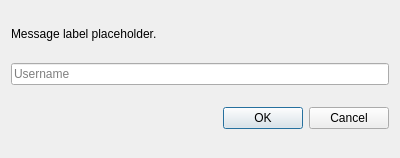
<?xml version="1.0" encoding="UTF-8"?>
<ui version="4.0">
 <class>ChooseOfflineNameDialog</class>
 <widget class="QDialog" name="ChooseOfflineNameDialog">
  <property name="geometry">
   <rect>
    <x>0</x>
    <y>0</y>
    <width>400</width>
    <height>158</height>
   </rect>
  </property>
  <property name="windowTitle">
   <string>Choose Offline Name</string>
  </property>
  <layout class="QVBoxLayout" name="verticalLayout">
   <item>
    <widget class="QLabel" name="label">
     <property name="sizePolicy">
      <sizepolicy hsizetype="Fixed" vsizetype="Fixed">
       <horstretch>0</horstretch>
       <verstretch>0</verstretch>
      </sizepolicy>
     </property>
     <property name="text">
      <string>Message label placeholder.</string>
     </property>
    </widget>
   </item>
<item>
     <widget class="QLineEdit" name="usernameTextBox">
      <property name="placeholderText">
       <string>Username</string>
      </property>
     </widget>
    </item>
    <item>
     <widget class="QDialogButtonBox" name="buttonBox">
     <property name="standardButtons">
      <set>QDialogButtonBox::StandardButton::Cancel|QDialogButtonBox::StandardButton::Ok</set>
     </property>
    </widget>
   </item>
  </layout>
 </widget>
 <resources/>
 <connections/>
</ui>
